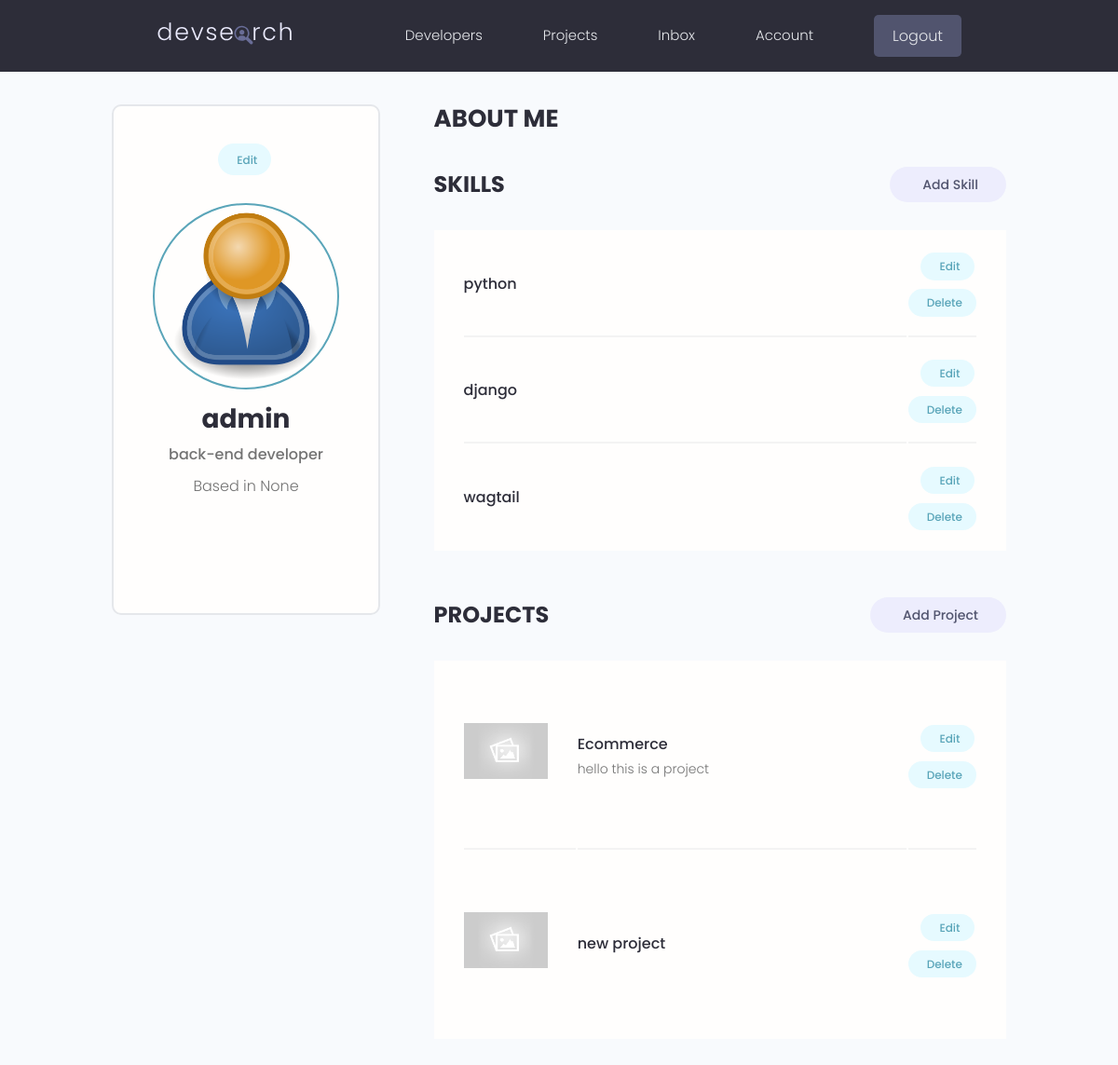
The app's page /account/ (signed in) with its own data.
### users/models.py (models this page shows, shortened)
class Profile(models.Model):
    id = models.UUIDField(default=uuid.uuid4, unique=True,
                          primary_key=True, editable=False)
    user = models.OneToOneField(User, on_delete=models.CASCADE, null=True, blank=True)
    name = models.CharField(max_length=200, blank=True, null=True)
    email = models.EmailField(max_length=500, blank=True, null=True)
    username = models.CharField(max_length=200, blank=True, null=True)
    location = models.CharField(max_length=200, blank=True, null=True)
    short_intro = models.CharField(max_length=200, null=True, blank=True)
    bio = models.TextField(blank=True, null=True)
    profile_image = models.ImageField(null=True, blank=True, upload_to='profiles/', default='profiles/user-default.png')
    social_github = models.CharField(max_length=200, blank=True, null=True)
    social_twitter = models.CharField(max_length=200, blank=True, null=True)
    social_linkedin = models.CharField(max_length=200, blank=True, null=True)
    social_youtube = models.CharField(max_length=200, blank=True, null=True)
    social_website = models.CharField(max_length=200, blank=True, null=True)
    created = models.DateTimeField(auto_now_add=True)
    class Meta:
        ordering = ['created']

class skill(models.Model):
    id = models.UUIDField(default=uuid.uuid4, unique=True,
                          primary_key=True, editable=False)
    owner = models.ForeignKey(
        Profile, on_delete=models.CASCADE, null=True, blank=True)
    name = models.CharField(max_length=200, blank=True, null=True)
    description = models.TextField(null=True, blank=True)
    created = models.DateTimeField(auto_now_add=True)

### projects/models.py (models this page shows, shortened)
class Project(models.Model):
    id = models.UUIDField(default=uuid.uuid4, unique=True,
                          primary_key=True, editable=False)
    owner = models.ForeignKey(Profile, null=True, blank=True, on_delete=models.SET_NULL)
    title = models.CharField(max_length=200)
    description = models.TextField(null=True, blank=True)
    featured_image = models.ImageField(null=True, blank=True, default="default.jpg")
    demo_link = models.CharField(max_length=2000, null=True, blank=True)
    source_link = models.CharField(max_length=2000, null=True, blank=True)
    tags = models.ManyToManyField('Tag', blank=True)
    vote_total = models.IntegerField(default=0, null=True, blank=True)
    vote_ratio = models.IntegerField(default=0, null=True, blank=True)
    created = models.DateTimeField(auto_now_add=True)
    class Meta:
        ordering = ['-vote_ratio', '-vote_total', 'title']

### users/views.py (the view)
# urls.py: path('account/', views.userAccount, name='account'),
@login_required(login_url='login')
def userAccount(request):
    profile = request.user.profile
    skills = profile.skill_set.all()
    projects = profile.project_set.all()
    context = {'profile':profile, 'skills':skills, 'projects':projects}
    return render(request, 'users/account.html', context)

### users/templates/users/account.html (shortened to what this page needs)
{% extends 'base.html' %}
{% block content %}
  <main class="settingsPage profile my-md">
    <div class="container">
      <div class="layout">
        <div class="column column--1of3">
          <div class="card text-center">
            <div class="card__body dev">
              <a class="tag tag--pill tag--main settings__btn" href="{% url 'edit-account' %}"> Edit</a>
              <img class="avatar avatar--xl dev__avatar" src="{{ profile.profile_image.url }}" />
              <h2 class="dev__name">{{ profile.name }}</h2>
              <p class="dev__title">{{ profile.short_intro }}</p>
              <p class="dev__location">Based in {{ profile.location }}</p>
              <ul class="dev__social">
            </div>
          </div>
        </div>
        <div class="column column--2of3">
          <div class="devInfo">
            <h3 class="devInfo__title">About Me</h3>
          </div>
          <div class="settings">
            <h3 class="settings__title">Skills</h3>
            <a class="tag tag--pill tag--sub settings__btn tag--lg" href="{% url 'create-skill' %}"> Add Skill</a>
          </div>
          <table class="settings__table">
            {% for skill in skills %}
            <tr>
              <td class="settings__tableInfo">
                <h4>{{ skill.name }}</h4>
              </td>
              <td class="settings__tableActions">
                <a class="tag tag--pill tag--main settings__btn" href="{% url 'update-skill' skill.id %}"> Edit</a>
                <a class="tag tag--pill tag--main settings__btn" href="{% url 'delete-skill' skill.id %}?next=/account">
                  Delete</a>
              </td>
            </tr>
            {% endfor %}
          </table>
          <div class="settings">
            <h3 class="settings__title">Projects</h3>
            <a class="tag tag--pill tag--sub settings__btn tag--lg" href="{% url 'create-project' %}"> Add Project</a>
          </div>
          <table class="settings__table">
            {% for project in projects %}
            <tr>
              <td class="settings__thumbnail">
                <a href="{% url 'project' project.id %}"><img src="{{ project.featured_image.url }}" alt="Project Thumbnail" /></a>
              </td>
              <td class="settings__tableInfo">
                <a href="{% url 'project' project.id %}">{{ project.title }}</a>
                <p>{{ project.description|slice:"150" }}</p>
              </td>
              <td class="settings__tableActions">
                <a class="tag tag--pill tag--main settings__btn" href="{% url 'update-project' project.id %}"> Edit</a>
                <a class="tag tag--pill tag--main settings__btn" href="{% url 'delete-project' project.id  %}?next=/account">
                  Delete</a>
              </td>
            </tr>
            {% endfor %}
          </table>
        </div>
      </div>
    </div>
  </main>
{% endblock %}

### static/css/app.css (style rules this page uses)
:root { --color-sub: #2d2d39; }
.card { border: 2px solid var(--color-light); }
img { width: 100%; }
.profile .card > .dev { padding: 4rem; }
.dev__avatar { display: block; margin: auto; }
.dev__name { color: var(--color-sub); font-size: 2.8rem; font-weight: 700; margin-top: 1rem; margin-bottom: 0.5rem; }
.dev__title { font-size: 1.6rem; font-weight: 500; line-height: 1.3; }
.dev__location { margin-top: 1rem; }
.dev__social { margin: 3rem 0; list-style: none; display: flex; justify-content: center; gap: 1.5rem; }
.devInfo { margin-bottom: 3rem; }
.devInfo__title, .devInfo__subtitle { font-size: 2.6rem; color: var(--color-sub); text-transform: uppercase; font-weight: 700; margin-bottom: 1.5rem; }
.settingsPage .dev > .settings__btn { display: inline-block; margin-bottom: 3rem; }
.settings { display: flex; justify-content: space-between; align-items: center; }
.settings__title { font-size: 2.4rem; text-transform: uppercase; font-weight: 700; color: var(--color-sub); }
.settings__table { margin-top: 3rem; margin-bottom: 5rem; padding: 0 3rem; background: var(--color-white); }
.settings__table tr { width: 100%; }
.settings__table tr > td { padding: 2rem 0; }
.settings__table tr:not(:last-child) td { border-bottom: 2px solid var(--color-white-light); }
.settings__thumbnail { width: 23%; min-width: 10rem; }
.settings__thumbnail img { padding-right: 3rem; height: 15rem; object-fit: contain; }
.settings__tableInfo { width: 100%; }
.settings__tableInfo h4, .settings__tableInfo a { padding-right: 1rem; width: auto; font-size: 1.6rem; font-weight: 500; color: var(--color-sub); }
.settings__tableInfo p { font-size: 1.4rem; }
.settings__tableActions { text-align: right; }

### static/uikit/styles/modules/_variables.css (style rules this page uses)
:root { --color-main: #5aa5b9; --color-main-light: #e6faff; --color-sub: #3f4156; --color-sub-light: #51546e; --color-sub-lighter: #ededfd; --color-text: #737373; --color-gray: #8b8b8b; --color-light: #e5e7eb; --color-light-gray: #767676; --color-bg: #f8fafd; --color-white: #fffefd; --color-white-light: #f3f3f3; --color-success: #359e64; --color-success-bg: #def8e8; --color-error: #fc4b0b; --color-error-bg: #fff2ee; --font-base: 'Poppins', arial, helvetica, 'Segoe UI', roboto, ubuntu, sans-serif; --font-monospace: 'Fira Code', 'Courier New', courier, monospace; --font-regular: 300; --font-medium: 500; --font-bold: 700; --generic-shadow: 1px 1px 5px #00000010; --generic-transition: all 0.3s ease-in-out; }

### static/uikit/styles/modules/_base.css (style rules this page uses)
* { margin: 0; padding: 0; box-sizing: border-box; text-rendering: optimizeLegibility; color: inherit; font-size: inherit; }
html { font-size: 50%; }
@media only screen and (min-width: 480px) { html { font-size: 56.25%; } }
@media only screen and (min-width: 1200px) { html { font-size: 62.5%; } }
body { line-height: 1.6; font-weight: 400; font-size: 1.5rem; color: var(--color-text); background-color: var(--color-bg); min-height: 100vh; }

### static/uikit/styles/modules/_typography.css (style rules this page uses)
* { font-family: var(--font-base); }
h2 { font-size: 3.6rem; font-weight: var(--font-bold); }
h3 { font-size: 3.2rem; font-weight: var(--font-medium); }
h4 { font-size: 2.8rem; font-weight: var(--font-medium); }
p, span, strong { font-size: 1.6rem; color: var(--color-text); font-weight: var(--font-regular); }
a { padding-bottom: 2px; text-decoration: none; display: inline-block; color: var(--color-main); font-weight: var(--font-medium); }

### static/uikit/styles/modules/_utilities.css (style rules this page uses)
.container { width: 92%; max-width: 165rem; margin: 0 auto; box-sizing: border-box; }
@media screen and (min-width: 1000px) { .container { width: 90%; } }
@media screen and (min-width: 1200px) { .container { width: 80%; } }
.text-center { text-align: center; }
.my-md { margin: 3rem auto; }

### static/uikit/styles/modules/_avatar.css (style rules this page uses)
.avatar { border-radius: 50%; border: 2px solid var(--color-main); object-fit: cover; }
.avatar--xl { height: 20rem; width: 20rem; }

### static/uikit/styles/modules/_card.css (style rules this page uses)
.card { border-radius: 1rem; background-color: var(--color-white); border: 1.5px solid var(--color-light); width: auto; height: auto; margin-top: 0.5rem; margin-bottom: 0.5rem; overflow: hidden; }
.card__body, .card__header { padding: 2rem 2.5rem; }

### static/uikit/styles/modules/_layout.css (style rules this page uses)
.layout { display: flex; flex-flow: row wrap; justify-content: space-between; }
.layout > .column { margin-bottom: 3rem; }
.layout > .column.column--1of3 { flex-basis: 30%; }
.layout > .column.column--2of3 { flex-basis: 64%; }

### records on screen
Profile: profile_image (placeholder picture), name "admin", short_intro "back-end developer", location "None"
skill: name "python"
skill: name "django"
skill: name "wagtail"
Project: featured_image (placeholder picture), title "Ecommerce", description "hello this is a project"
Project: featured_image (placeholder picture), title "new project"
